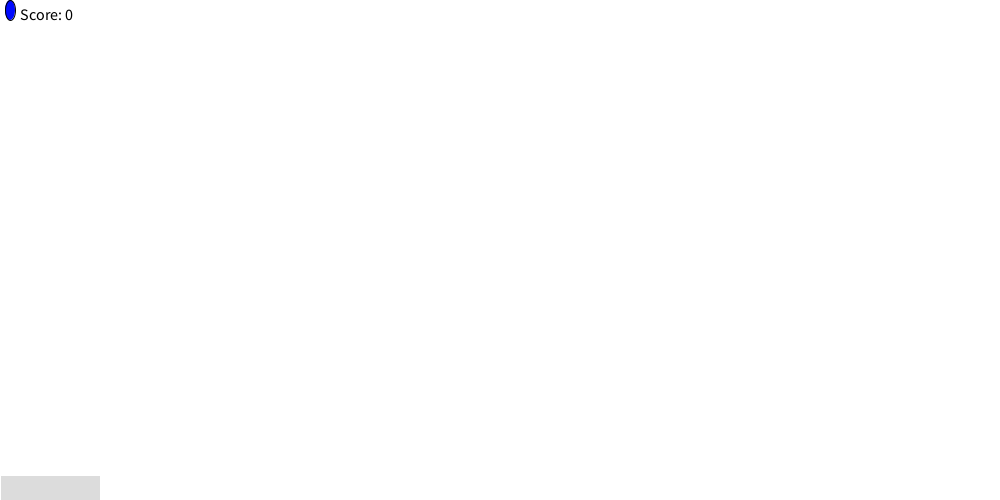
Frame 1 (no input)
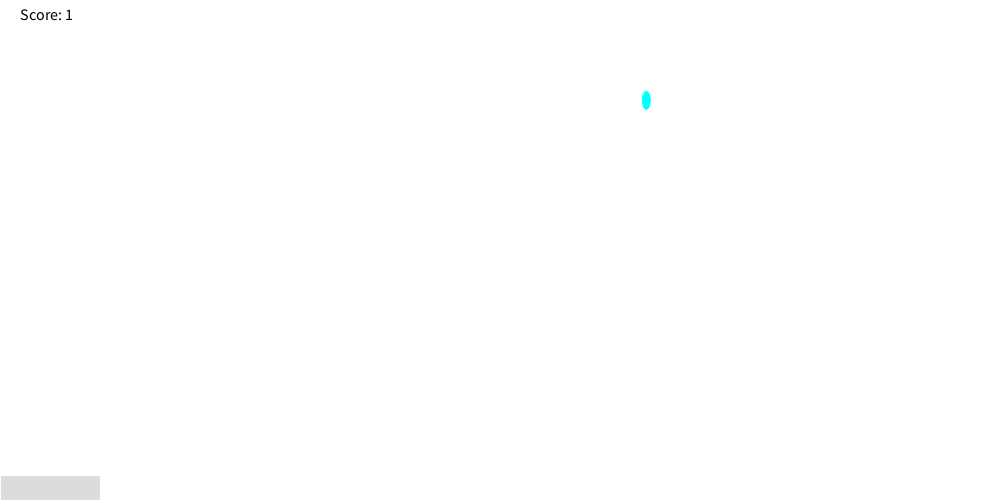
Frame 60 (the mouse pressed at the canvas centre just before this capture)
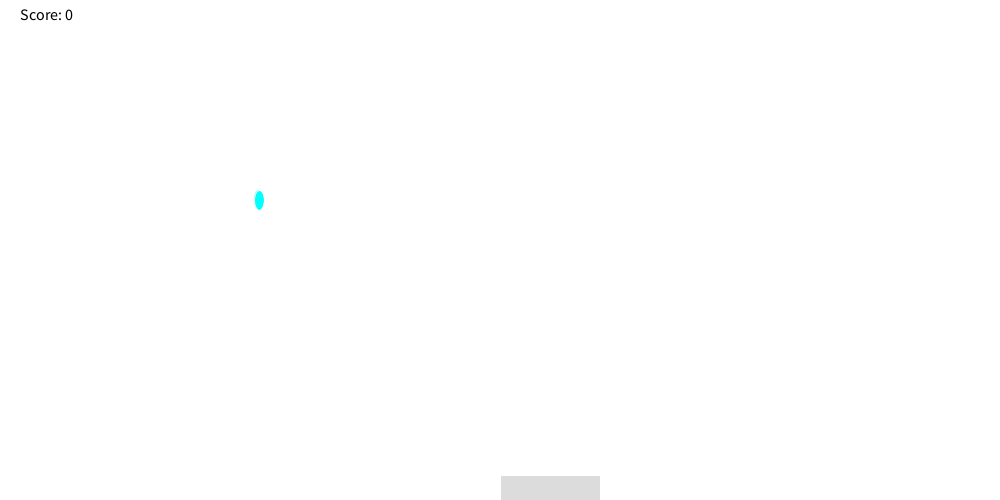
Frame 120 (the mouse held since frame 60 and released just before this capture)

The Processing sketch that drew these frames (run headless with seeded random() and noise(); from frame 60 on, the mouse is pressed at the canvas centre):

// Processing sketch: rain_game
// ── rain_game.pde
int y = 0;
int x = 10;
int score = 0;
void setup(){ 
  size(1000, 500);

}
void draw(){
  y = y+10;
  if (y >= 500){
   checkCatch(x);
    x = (int)random(1000);
  
  y = 0;
  }
  background(255, 255, 255);
  fill(0, x, 255);
ellipse(x, y, 10, 20);
  stroke(0, 255, 0);

fill(220,220,220);
stroke(255,255,255);
 rect(mouseX, 475, 100, 35);
 
  fill(0, 0, 0);
    textSize(16);
    text("Score: " + score, 20, 20);
}
 void checkCatch(int x){
         if (x > mouseX && x < mouseX+100)
            score++;
         else if (score > 0) 
            score--;
        println("Your score is now: " + score);
       
    }
